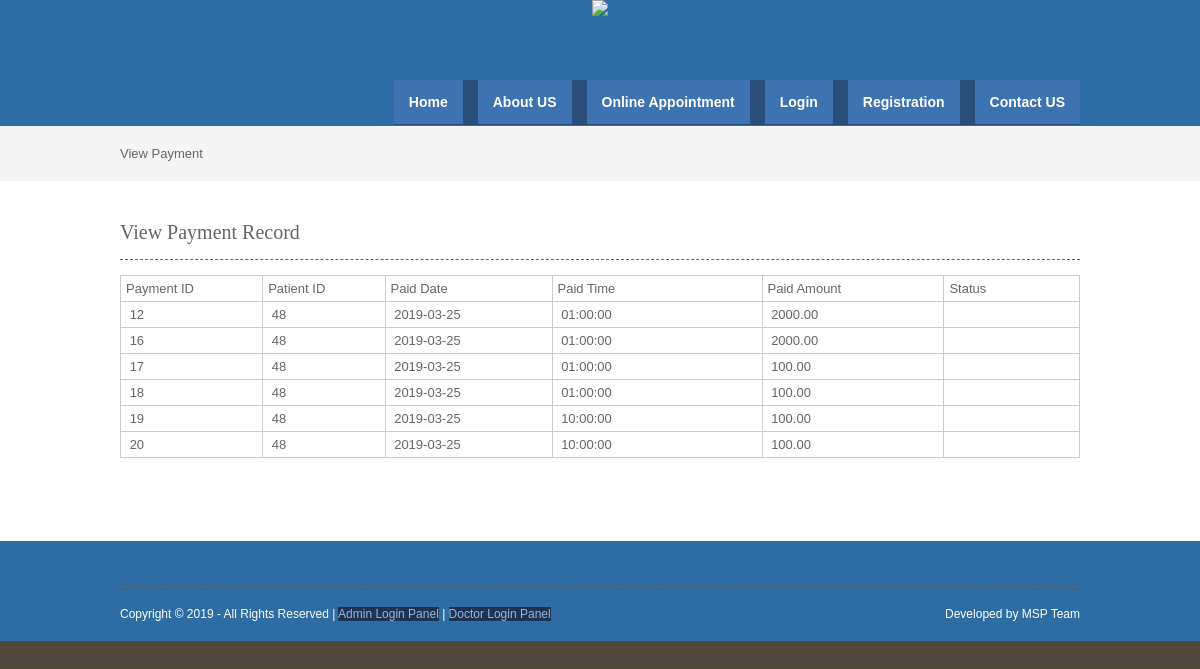
/viewpayment.php, run on the app's committed database.
### tables this page shows
CREATE TABLE `payment` (
  `paymentid` int(10) NOT NULL,
  `patientid` int(10) NOT NULL,
  `appointmentid` int(10) NOT NULL,
  `paiddate` date NOT NULL,
  `paidtime` time NOT NULL,
  `paidamount` float(10,2) NOT NULL,
  `status` varchar(10) NOT NULL,
  `cardholder` varchar(50) NOT NULL,
  `cardnumber` int(25) NOT NULL,
  `cvvno` int(5) NOT NULL,
  `expdate` date NOT NULL
);

### viewpayment.php (the view, shortened to what this page needs)
<?php
include("header.php");
include("dbconnection.php");
?>
<div class="wrapper col2">
  <div id="breadcrumb">View  Payment</div>
</div>
<div class="wrapper col4">
  <div id="container">
    <h1>View Payment Record</h1>
    <table width="558" border="3">
      <tbody>
        <tr>
          <td width="75">Payment ID</td>
          <td width="63">Patient ID</td>
          <td width="90">Paid Date</td>
          <td width="116">Paid Time</td>
          <td width="99">Paid Amount</td>
          <td width="71">Status</td>
        </tr>
         <?php
		$sql ="SELECT * FROM payment";
		$qsql = mysqli_query($con,$sql);
		while($rs = mysqli_fetch_array($qsql))
		{
        echo "<tr>
          <td>&nbsp;$rs[paymentid]</td>
		  <td>&nbsp;$rs[patientid]</td>
          <td>&nbsp;$rs[paiddate]</td>
		  <td>&nbsp;$rs[paidtime]</td>
		  <td>&nbsp;$rs[paidamount]</td>
		  <td>&nbsp;$rs[status]</td>
        </tr>";
		}
		?>
      </tbody>
    </table>
    <p>&nbsp;</p>
  </div>
</div>
<?php
include("footer.php");
?>

### layout/styles/layout.css (style rules this page uses)
html { overflow-y:scroll; }
body { margin:0; padding:0; font-size:13px; font-family:verdana, Arial, Helvetica, sans-serif; color:#FFFFFF; background-color:#4F473A; }
div.wrapper { display:block; width:100%; margin:0; text-align:left; }
.col2 { color:#666666; background-color:#F5F5F5; }
.col3, .col4 { color:#666666; background-color:#FFFFFF; }
#head, #gallery, #breadcrumb, #container, #footer { display:block; position:relative; width:960px; margin:0 auto; }
#breadcrumb { padding:20px 0; }
#container { padding:40px 0; }
#container h1, #container h2, #container h3, #container h4, #container h5, #container h6 { margin:0 0 15px 0; padding:0 0 15px 0; line-height:normal; font-weight:normal; font-size:20px; font-family:Georgia, "Times New Roman", Times, serif; border-bottom:1px dashed #666666; }

### layout/styles/tables.css (style rules this page uses)
table { width:100%; border-collapse:collapse; table-layout:auto; vertical-align:top; margin-bottom:15px; border:1px solid #CCCCCC; }
table tbody td { vertical-align:top; border-collapse:collapse; border-left:1px solid #CCCCCC; border-right:1px solid #CCCCCC; }
table thead th, table tbody td { padding:5px; border-collapse:collapse; }

### data on the page
payment: paymentid "12", patientid "48", paiddate "2019-03-25", paidtime "01:00:00", paidamount "2000.00"
payment: paymentid "16", patientid "48", paiddate "2019-03-25", paidtime "01:00:00", paidamount "2000.00"
payment: paymentid "17", patientid "48", paiddate "2019-03-25", paidtime "01:00:00", paidamount "100.00"
payment: paymentid "18", patientid "48", paiddate "2019-03-25", paidtime "01:00:00", paidamount "100.00"
payment: paymentid "19", patientid "48", paiddate "2019-03-25", paidtime "10:00:00", paidamount "100.00"
payment: paymentid "20", patientid "48", paiddate "2019-03-25", paidtime "10:00:00", paidamount "100.00"
